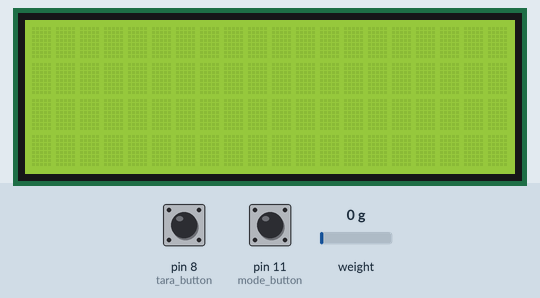
A sketch run on a simulated Arduino Uno, built with avr-gcc and run on an emulated ATmega328P. On the bench: 20×4 character LCD. The test bench sets the inputs (shaded band); at power-on: weight on the scale 0 g, pin 8 (tara_button) HIGH, pin 11 (mode_button) HIGH. What the sketch prints to the serial monitor is not drawn.

Above: at 4.0 s.
4.1 s: weight on the scale set to 100 g
At 5.6 s:
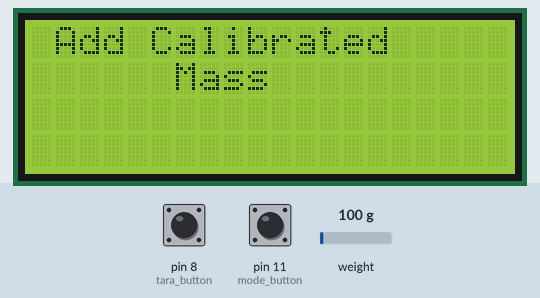
At 19.5 s:
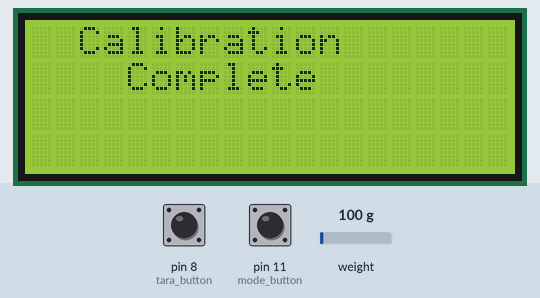
Timing chart, 0 to 19.8 s (numbered marks = the images above; inputs shaded):
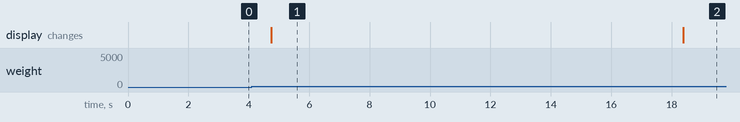

Measured:
- after the input at 4.1 s, the display: first differs from a run without the input after 14.3 s (image 2)
- what the display in image 1 shows lasts 13.6 s, from 4.8 s to 18.4 s

The sketch:

kalibrasi_untuk_nilai_x1.ino
```cpp
/* Arduino code for a precision scale with a 1Kg load cell, HX711 ADC and mode selector
 * Schematic: https://electronoobs.com/eng_arduino_tut115_sch1.php
 * Code: https://electronoobs.com/eng_arduino_tut115_code1.php
 * Video: https://youtu.be/LRd3W_p8PJ4 */


#include <Q2HX711.h>              //Downlaod from here: https://electronoobs.com/eng_arduino_hx711.php
//LCD config
#include <Wire.h>
#include <LiquidCrystal_I2C.h>
LiquidCrystal_I2C lcd(0x27,20,4); //sometimes the LCD adress is not 0x3f. Change to 0x27 if it dosn't work.


//Pins
const byte hx711_data_pin = 3;    //Data pin from HX711
const byte hx711_clock_pin = 2;   //Clock pin from HX711
int tara_button = 8;              //Tara button
int mode_button = 11;             //Mode change button
Q2HX711 hx711(hx711_data_pin, hx711_clock_pin); // prep hx711

//Variables
/////////Change here with your calibrated mass////////////
float y1 = 509.1; // calibrated mass to be added
//////////////////////////////////////////////////////////

long x1 = 0L;
long x0 = 0L;
float avg_size = 15.0; // amount of averages for each mass measurement
float tara = 0;
bool tara_pushed = false;
bool mode_pushed = false;
int mode = 0;
float oz_conversion = 0.035274;
//////////////////////////////////////////////////////////


void setup() {
  Serial.begin(9600);                 // prepare serial port
  PCICR |= (1 << PCIE0);              //enable PCMSK0 scan
  PCMSK0 |= (1 << PCINT0);            //Set pin D8 trigger an interrupt on state change.
  PCMSK0 |= (1 << PCINT3);            //Set pin D10 trigger an interrupt on state change.
  pinMode(tara_button, INPUT_PULLUP);
  pinMode(mode_button, INPUT_PULLUP);

  lcd.begin();                         //Init the LCD
  lcd.backlight();                    //Activate backlight

  delay(3000);                        // allow load cell and hx711 to settle


  // tare procedure
  for (int ii=0;ii<int(avg_size);ii++){
    delay(10);
    x0+=hx711.read();
  }
  x0/=long(avg_size);
  Serial.println("Add Calibrated Mass");
  lcd.clear();
  lcd.setCursor(0,0);
  lcd.print(" Add Calibrated ");
  lcd.setCursor(0,1);
  lcd.print("      Mass      ");
  // calibration procedure (mass should be added equal to y1)
  int ii = 1;
  while(true){
    float baca = hx711.read();
    Serial.print("terbaca adalah");
    Serial.println(baca);
    if (baca<x0+10000)
    {
      //do nothing...
      Serial.println("halo");
    }
    else
    {
      ii++;
      delay(2000);
      for (int jj=0;jj<int(avg_size);jj++){
        x1+=hx711.read();
      }
      x1/=long(avg_size);
      Serial.print("Nilai X1 adalah ");
      Serial.println(x1);
      delay(10000);
      break;
    }
  }
  Serial.println("Calibration Complete");
  lcd.clear();
  lcd.setCursor(0,0);
  lcd.print("  Calibration   ");
  lcd.setCursor(0,1);
  lcd.print("    Complete    ");
}

void loop() {


}//End of void loop


//interruption to detect buttons
ISR(PCINT0_vect)
{
  if (!(PINB & B00000001))
  {
    tara_pushed = true;           //Tara button was pushed
  }

  if (!(PINB & B00001000))
  {
    mode_pushed = true;           //Mode button was pushed
  }
}
```
